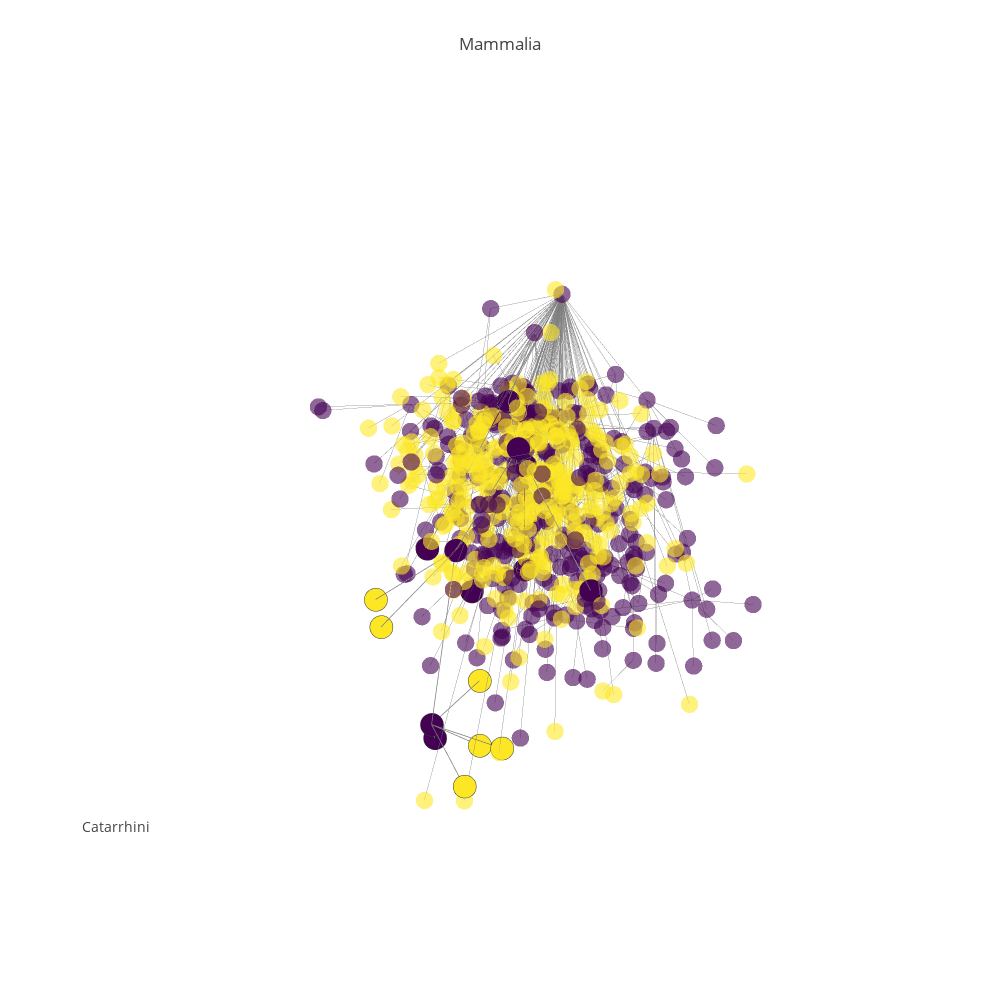

The code cell stored with this chart in its notebook:
### Code cell
#pgp.plot_data
pgp.render_plot()
#pgp.render_plot(publish=True, filename="primates2")

### Figure 1 — Plotly figure (JSON) as saved in the notebook; plotly's stock layout.template omitted (floating-point values rounded to 4 significant figures; data arrays with more than 128 entries replaced by an {"elided": "..."} marker saying what was removed)
{"data": [{"hoverinfo": "none", "line": {"color": "rgb(125,125,125)", "width": 1}, "mode": "lines", "opacity": 0.7, "type": "scatter3d", "uid": "94f7f4ba-be9b-11e8-8b1c-f45c89a09993", "x": {"elided": "1884 float values"}, "y": {"elided": "1884 float values"}, "z": {"elided": "1884 float values"}}, {"hoverinfo": "none", "line": {"color": "rgb(125,125,125)", "width": 1.5}, "mode": "lines", "opacity": 1, "type": "scatter3d", "uid": "94f98912-be9b-11e8-942d-f45c89a09993", "x": [1.478, 1.449, null, 2.132, 1.478, null, 1.809, 2.132, null, 0.8447, 1.809, null, 2.795, 2.132, null, 1.64, 0.9855, null, 2.252, 0.9855, null, 3.41, 2.795, null, 3.495, 2.795, null, 3.771, 2.795, null, 3.387, 3.771, null, 4.152, 3.771, null, 2.908, 3.771, null, 3.551, 3.771, null, 3.582, 3.771, null, 1.727, 2.132, null], "y": [-0.9621, -0.5904, null, -0.1649, -0.9621, null, -0.3618, -0.1649, null, -1.236, -0.3618, null, -0.5179, -0.1649, null, -1.505, -0.6099, null, -1.695, -0.6099, null, -1.34, -0.5179, null, -1.162, -0.5179, null, 0.04719, -0.5179, null, -0.3746, 0.04719, null, 1.017, 0.04719, null, -0.03201, 0.04719, null, 0.9987, 0.04719, null, 0.666, 0.04719, null, 0.6755, -0.1649, null], "z": [4.118, 5.129, null, 4.089, 4.118, null, 3.633, 4.089, null, 1.031, 3.633, null, 2.829, 4.089, null, 0.9372, 5.439, null, 1.922, 5.439, null, 1.951, 2.829, null, 1.668, 2.829, null, 1.071, 2.829, null, 0.2006, 1.071, null, 1.13, 1.071, null, 1.127, 1.071, null, 1.248, 1.071, null, 1.051, 1.071, null, 2.291, 4.089, null]}, {"hoverinfo": "skip", "marker": {"color": {"elided": "628 int values"}, "colorscale": "Viridis", "opacity": 0.6, "size": 6, "symbol": "circle"}, "mode": "markers", "name": "actors", "type": "scatter3d", "uid": "94f98e94-be9b-11e8-bdf1-f45c89a09993", "x": {"elided": "628 float values"}, "y": {"elided": "628 float values"}, "z": {"elided": "628 float values"}}, {"hoverinfo": "text", "marker": {"color": [0, 0, 0, 0, 0, 0, 0, 2, 2, 0, 0, 2, 2, 2, 2, 0], "colorscale": "Viridis", "line": {"color": "rgb(50,50,50)", "width": 0.5}, "size": 8, "symbol": "circle"}, "mode": "markers", "name": "actors", "text": ["Primates (55.0 MYA)", "Catarrhini (55.0 MYA)", "Cercopithecidae (35.0 MYA)", "Papio (2.0 MYA)", "Hominidae (17.0 MYA)", "Pan paniscus (1.5 MYA)", "Pan troglodytes (6.0 MYA)", "Ardipithecus (5.6 MYA)", "Australopithecus (4.5 MYA)", "Homo (2.1 MYA)", "Homo sapiens (0.35 MYA)", "Homo erectus (1.9 MYA)", "Homo ergaster (1.9 MYA)", "Homo rudolfensis (2.588 MYA)", "Homo habilis (2.1 MYA)", "Hylobatidae (8.0 MYA)"], "type": "scatter3d", "uid": "94f99164-be9b-11e8-b676-f45c89a09993", "x": [1.478, 2.132, 1.809, 0.8447, 2.795, 1.64, 2.252, 3.41, 3.495, 3.771, 3.387, 4.152, 2.908, 3.551, 3.582, 1.727], "y": [-0.9621, -0.1649, -0.3618, -1.236, -0.5179, -1.505, -1.695, -1.34, -1.162, 0.04719, -0.3746, 1.017, -0.03201, 0.9987, 0.666, 0.6755], "z": [4.118, 4.089, 3.633, 1.031, 2.829, 0.9372, 1.922, 1.951, 1.668, 1.071, 0.2006, 1.13, 1.127, 1.248, 1.051, 2.291]}], "layout": {"annotations": [{"font": {"size": 14}, "showarrow": false, "text": "Catarrhini", "x": 0, "xanchor": "left", "xref": "paper", "y": 0.1, "yanchor": "bottom", "yref": "paper"}], "height": 1000, "hovermode": "closest", "margin": {"t": 100}, "scene": {"xaxis": {"showbackground": false, "showgrid": false, "showline": false, "showticklabels": false, "title": "", "zeroline": false}, "yaxis": {"showbackground": false, "showgrid": false, "showline": false, "showticklabels": false, "title": "", "zeroline": false}, "zaxis": {"showbackground": false, "showgrid": false, "showline": false, "showticklabels": false, "title": "", "zeroline": false}}, "showlegend": false, "title": "Mammalia", "width": 1000}}
